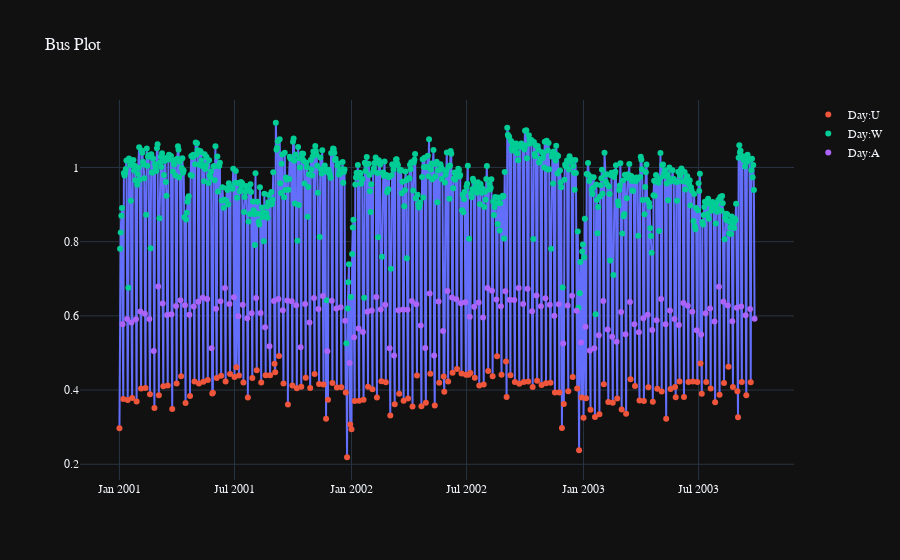

The cell this chart's notebook holds for it:
### Markdown cell above
<font face="Fira Code">

- The pattern and dependence on day is quite high.
- On Weekends There are a large number of people that go by train

### Code cell
fig = go.Figure()
fig.add_trace(go.Scatter(x=temp_train.index,y=temp_train.bus,mode="lines",showlegend=False))
for day  in temp_train.day.unique():
    temp_df = temp_train.query(f"day == '{day}'")
    fig.add_trace(go.Scatter(x=temp_df.index,y=temp_df.bus,mode="markers",name=f"Day:{day}"))

fig.update_layout(title="Bus Plot")
fig.show()

### Figure 1 — Plotly figure (JSON) as saved in the notebook; plotly's stock layout.template omitted (floating-point values rounded to 4 significant figures; data arrays with more than 128 entries replaced by an {"elided": "..."} marker saying what was removed)
{"data": [{"mode": "lines", "showlegend": false, "type": "scatter", "x": {"elided": "1000 str values"}, "y": {"elided": "1000 float values"}}, {"mode": "markers", "name": "Day:U", "type": "scatter", "x": {"elided": "158 str values"}, "y": {"elided": "158 float values"}}, {"mode": "markers", "name": "Day:W", "type": "scatter", "x": {"elided": "699 str values"}, "y": {"elided": "699 float values"}}, {"mode": "markers", "name": "Day:A", "type": "scatter", "x": {"elided": "143 str values"}, "y": {"elided": "143 float values"}}], "layout": {"title": {"text": "Bus Plot"}}}
